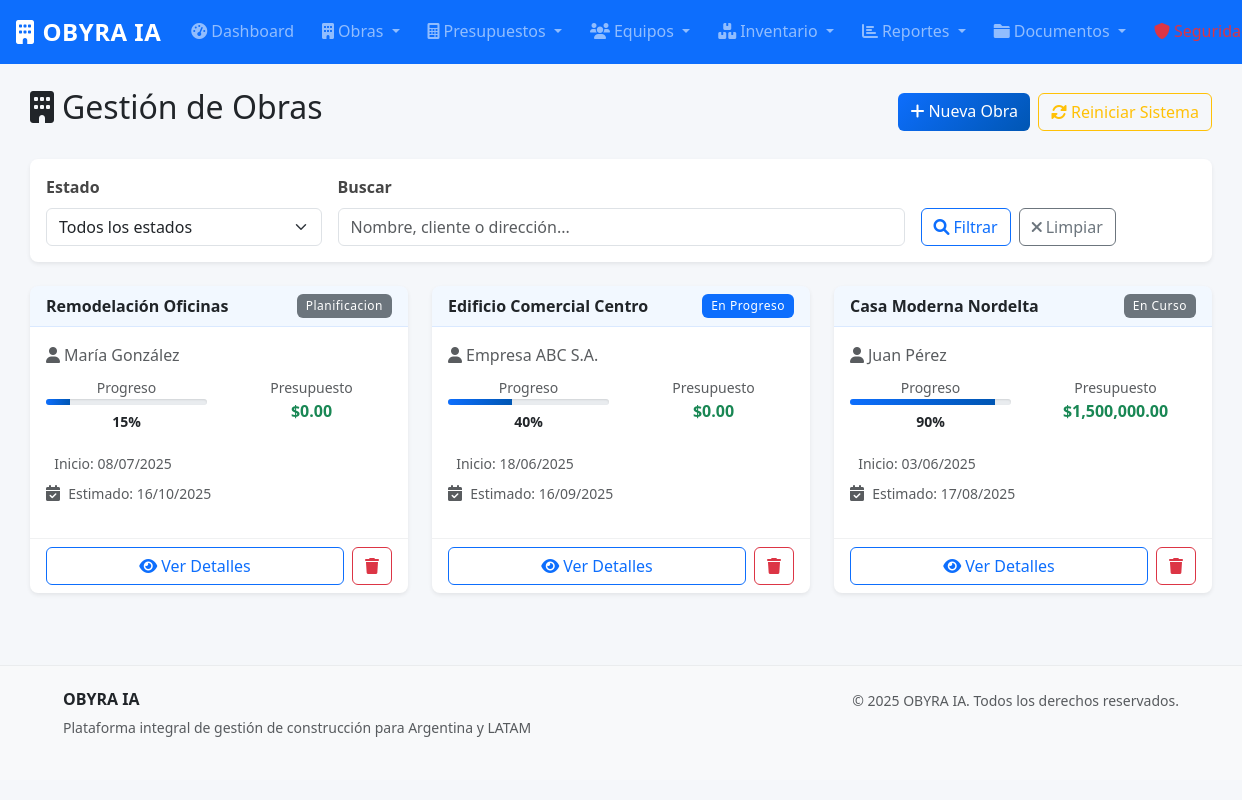
Page /obras/ (signed in) on the earlier database version.
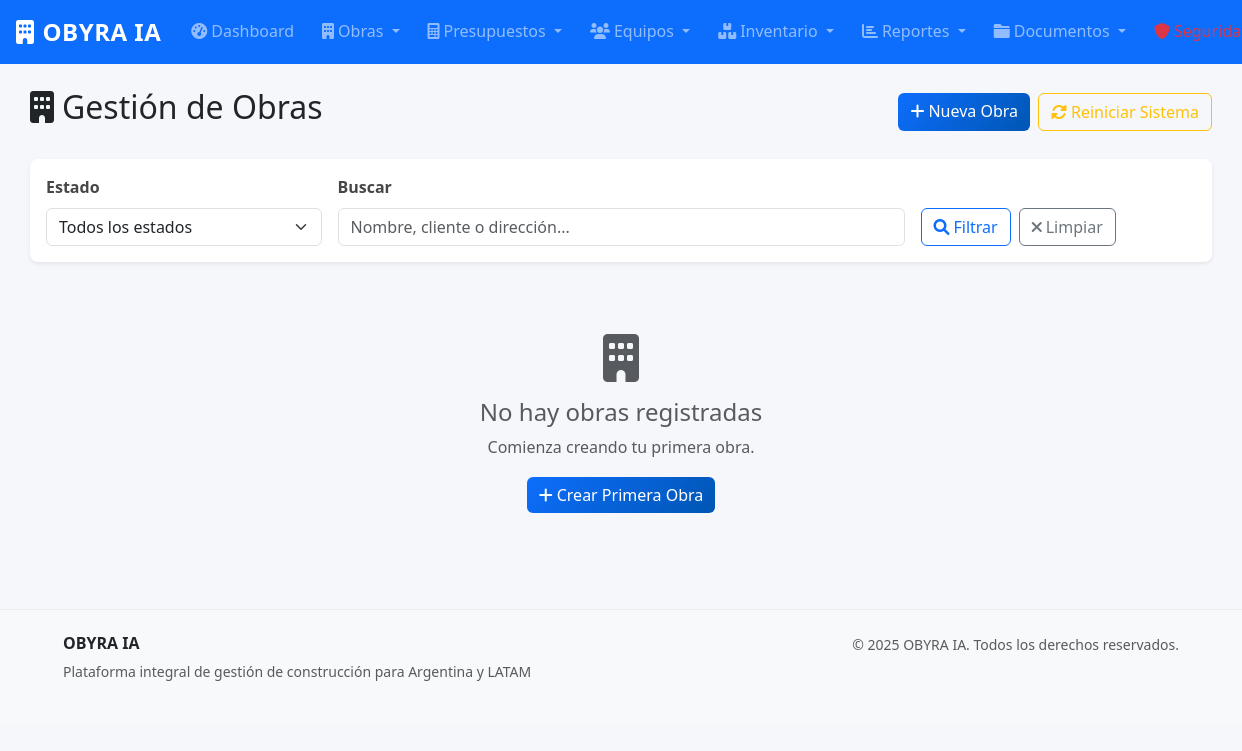
Same page on the later database version.
### models.py (models this page shows, shortened)
class Obra(db.Model):
    __tablename__ = 'obras'
    id = db.Column(db.Integer, primary_key=True)
    nombre = db.Column(db.String(200), nullable=False)
    descripcion = db.Column(db.Text)
    direccion = db.Column(db.String(300))
    cliente = db.Column(db.String(200), nullable=False)
    telefono_cliente = db.Column(db.String(20))
    email_cliente = db.Column(db.String(120))
    fecha_inicio = db.Column(db.Date)
    fecha_fin_estimada = db.Column(db.Date)
    fecha_fin_real = db.Column(db.Date)
    estado = db.Column(db.String(20), default='planificacion')  # planificacion, en_curso, pausada, finalizada, cancelada
    presupuesto_total = db.Column(db.Numeric(15, 2), default=0)
    costo_real = db.Column(db.Numeric(15, 2), default=0)
    progreso = db.Column(db.Integer, default=0)  # Porcentaje de avance
    fecha_creacion = db.Column(db.DateTime, default=datetime.utcnow)
    organizacion_id = db.Column(db.Integer, db.ForeignKey('organizaciones.id'), nullable=False)
    organizacion = db.relationship('Organizacion', back_populates='obras')
    etapas = db.relationship('EtapaObra', back_populates='obra', cascade='all, delete-orphan', lazy='dynamic')
    asignaciones = db.relationship('AsignacionObra', back_populates='obra', cascade='all, delete-orphan', lazy='dynamic')
    presupuestos = db.relationship('Presupuesto', back_populates='obra', lazy='dynamic')
    uso_inventario = db.relationship('UsoInventario', back_populates='obra', lazy='dynamic')

### obras.py (the view, shortened to what this page needs)
@obras_bp.route('/')
@login_required
def lista():
    if not current_user.puede_acceder_modulo('obras'):
        flash('No tienes permisos para acceder a este módulo.', 'danger')
        return redirect(url_for('reportes.dashboard'))
    estado = request.args.get('estado', '')
    buscar = request.args.get('buscar', '')
    query = Obra.query
    if estado:
        query = query.filter(Obra.estado == estado)
    obras = query.order_by(Obra.fecha_creacion.desc()).all()
    return render_template('obras/lista.html', obras=obras, estado=estado, buscar=buscar)

### templates/obras/lista.html (shortened to what this page needs)
{% extends "base.html" %}
{% block content %}
<div class="container-fluid mt-4">
    <div class="row">
        <div class="col-12">
            <div class="d-flex justify-content-between align-items-center mb-4">
                <h2><i class="fas fa-building me-2"></i>Gestión de Obras</h2>
                <div class="d-flex gap-2">
                    {% if current_user.rol in ['administrador', 'tecnico'] %}
                    <a href="{{ url_for('obras.crear') }}" class="btn btn-primary">
                        <i class="fas fa-plus me-1"></i>Nueva Obra
                    </a>
                    {% endif %}
                    {% if current_user.email in ['brenda@gmail.com', 'admin@obyra.com'] %}
                    <button type="button" class="btn btn-outline-warning" onclick="confirmarReinicio()">
                        <i class="fas fa-sync-alt me-1"></i>Reiniciar Sistema
                    </button>
                    {% endif %}
                </div>
            </div>
        </div>
    </div>
    <div class="card mb-4">
        <div class="card-body">
            <form method="GET" class="row g-3">
                <div class="col-md-3">
                    <label for="estado" class="form-label">Estado</label>
                    <select class="form-select" id="estado" name="estado">
                        <option value="">Todos los estados</option>
                    </select>
                </div>
                <div class="col-md-6">
                    <label for="buscar" class="form-label">Buscar</label>
                    <input type="text" class="form-control" id="buscar" name="buscar"
                           value="{{ buscar }}" placeholder="Nombre, cliente o dirección...">
                </div>
                <div class="col-md-3 d-flex align-items-end">
                    <button type="submit" class="btn btn-outline-primary me-2">
                        <i class="fas fa-search me-1"></i>Filtrar
                    </button>
                    <a href="{{ url_for('obras.lista') }}" class="btn btn-outline-secondary">
                        <i class="fas fa-times me-1"></i>Limpiar
                    </a>
                </div>
            </form>
        </div>
    </div>
    <div class="row">
        {% if obras %}
            {% for obra in obras %}
            <div class="col-lg-6 col-xl-4 mb-4">
                <div class="card h-100 shadow-sm">
                    <div class="card-header d-flex justify-content-between align-items-center">
                        <h6 class="mb-0 fw-bold">{{ obra.nombre }}</h6>
                        <span class="badge {{ obra.estado|estado_badge }}">
                            {{ obra.estado.replace('_', ' ').title() }}
                        </span>
                    </div>
                    <div class="card-body">
                        <p class="text-muted mb-2">
                            <i class="fas fa-user me-1"></i>{{ obra.cliente }}
                        </p>
                        <div class="row text-center mb-3">
                            <div class="col-6">
                                <small class="text-muted d-block">Progreso</small>
                                <div class="progress mb-1" style="height: 6px;">
                                    <div class="progress-bar" role="progressbar"
                                         style="width: {{ obra.progreso }}%"></div>
                                </div>
                                <small class="fw-bold">{{ obra.progreso }}%</small>
                            </div>
                            <div class="col-6">
                                <small class="text-muted d-block">Presupuesto</small>
                                <strong class="text-success">{{ obra.presupuesto_total|moneda }}</strong>
                            </div>
                        </div>
                        {% if obra.fecha_inicio %}
                        <p class="text-muted mb-1">
                            <small>Inicio: {{ obra.fecha_inicio|fecha }}</small>
                        </p>
                        {% endif %}
                        {% if obra.fecha_fin_estimada %}
                        <p class="text-muted mb-3">
                            <i class="fas fa-calendar-check me-1"></i>
                            <small>Estimado: {{ obra.fecha_fin_estimada|fecha }}</small>
                        </p>
                        {% endif %}
                    </div>
                    <div class="card-footer bg-transparent">
                        <div class="d-flex justify-content-between gap-2">
                            <a href="{{ url_for('obras.detalle', id=obra.id) }}" class="btn btn-outline-primary flex-fill">
                                <i class="fas fa-eye me-1"></i>Ver Detalles
                            </a>
                            {% if current_user.email in ['brenda@gmail.com', 'admin@obyra.com'] %}
                            <button type="button" class="btn btn-outline-danger"
                                    onclick="confirmarEliminacion('{{ obra.id }}', '{{ obra.nombre }}')">
                                <i class="fas fa-trash"></i>
                            </button>
                            {% endif %}
                        </div>
                    </div>
                </div>
            </div>
            {% endfor %}
        {% else %}
            <div class="col-12">
                <div class="text-center py-5">
                    <i class="fas fa-building fa-3x text-muted mb-3"></i>
                    <h4 class="text-muted">No hay obras registradas</h4>
                    <p class="text-muted">
                        {% if current_user.rol in ['administrador', 'tecnico'] %}
                            Comienza creando tu primera obra.
                        {% else %}
                            No tienes obras asignadas actualmente.
                        {% endif %}
                    </p>
                    {% if current_user.rol in ['administrador', 'tecnico'] %}
                    <a href="{{ url_for('obras.crear') }}" class="btn btn-primary">
                        <i class="fas fa-plus me-1"></i>Crear Primera Obra
                    </a>
                    {% endif %}
                </div>
            </div>
        {% endif %}
    </div>
</div>
{% endblock %}

### templates/base.html (shortened to what this page needs)
<!DOCTYPE html>
<html lang="es">
<head>
    <link href="https://cdn.jsdelivr.net/npm/bootstrap@5.3.0/dist/css/bootstrap.min.css" rel="stylesheet">
    <link href="https://cdnjs.cloudflare.com/ajax/libs/font-awesome/6.0.0/css/all.min.css" rel="stylesheet">
    <link rel="stylesheet" href="{{ url_for('static', filename='css/style.css') }}">
</head>
<body style="margin: 0; padding: 0; overflow-x: hidden;">
    <nav class="navbar navbar-expand-lg navbar-dark bg-primary" style="width: 100vw; margin: 0; padding: 0; position: relative; left: 50%; right: 50%; margin-left: -50vw; margin-right: -50vw;">
        <div class="container-fluid" style="width: 100%; max-width: none; padding: 0.5rem 1rem;">
            <a class="navbar-brand fw-bold" href="{{ url_for('index') }}">
                <i class="fas fa-building me-2"></i>OBYRA IA
            </a>
            {% if current_user.is_authenticated %}
            <div class="collapse navbar-collapse justify-content-between" id="navbarNav">
                <ul class="navbar-nav me-auto">
                    <li class="nav-item">
                        <a class="nav-link" href="{{ url_for('reportes.dashboard') }}">
                            <i class="fas fa-tachometer-alt me-1"></i>Dashboard
                        </a>
                    </li>
                    {% if current_user.puede_acceder_modulo('obras') %}
                    <li class="nav-item dropdown">
                        <a class="nav-link dropdown-toggle" href="#" id="navbarObras" role="button" data-bs-toggle="dropdown">
                            <i class="fas fa-building me-1"></i>Obras
                        </a>
                    </li>
                    {% endif %}
                    {% if current_user.puede_acceder_modulo('presupuestos') %}
                    <li class="nav-item dropdown">
                        <a class="nav-link dropdown-toggle" href="#" id="navbarPresupuestos" role="button" data-bs-toggle="dropdown">
                            <i class="fas fa-calculator me-1"></i>Presupuestos
                        </a>
                    </li>
                    {% endif %}
                    {% if current_user.puede_acceder_modulo('equipos') %}
                    <li class="nav-item dropdown">
                        <a class="nav-link dropdown-toggle" href="#" id="navbarEquipos" role="button" data-bs-toggle="dropdown">
                            <i class="fas fa-users me-1"></i>Equipos
                        </a>
                    </li>
                    {% endif %}
                    {% if current_user.puede_acceder_modulo('inventario') %}
                    <li class="nav-item dropdown">
                        <a class="nav-link dropdown-toggle" href="#" id="navbarInventario" role="button" data-bs-toggle="dropdown">
                            <i class="fas fa-boxes me-1"></i>Inventario
                        </a>
                    </li>
                    {% endif %}
                    {% if current_user.puede_acceder_modulo('reportes') %}
                    <li class="nav-item dropdown">
                        <a class="nav-link dropdown-toggle" href="#" id="navbarReportes" role="button" data-bs-toggle="dropdown">
                            <i class="fas fa-chart-bar me-1"></i>Reportes
                        </a>
                    </li>
                    {% endif %}
                    <li class="nav-item dropdown">
                        <a class="nav-link dropdown-toggle" href="#" id="navbarDocumentos" role="button" data-bs-toggle="dropdown">
                            <i class="fas fa-folder me-1"></i>Documentos
                        </a>
                    </li>
                    {% if current_user.rol in ['administrador', 'tecnico'] %}
                    <li class="nav-item dropdown">
                        <a class="nav-link dropdown-toggle text-danger" href="#" id="navbarSeguridad" role="button" data-bs-toggle="dropdown">
                            <i class="fas fa-shield-alt me-1"></i>Seguridad
                        </a>
                    </li>
                    {% endif %}
                </ul>
            </div>
            {% endif %}
        </div>
    </nav>
    <main class="container-fluid">
        {% block content %}{% endblock %}
    </main>
    <footer class="bg-light mt-5 py-4">
        <div class="container">
            <div class="row">
                <div class="col-md-6">
                    <h6 class="fw-bold">OBYRA IA</h6>
                    <p class="text-muted small">
                        Plataforma integral de gestión de construcción para Argentina y LATAM
                    </p>
                </div>
                <div class="col-md-6 text-md-end">
                    <p class="text-muted small mb-0">
                        © 2025 OBYRA IA. Todos los derechos reservados.
                    </p>
                </div>
            </div>
        </div>
    </footer>
</body>
</html>

Differences in the rows shown:
removed Obra: nombre "Remodelación Oficinas", estado.replace "Planificacion", cliente "María González", progreso "15", presupuesto_total|moneda "$0.00", fecha_inicio|fecha "08/07/2025", fecha_fin_estimada|fecha "16/10/2025"
removed Obra: nombre "Edificio Comercial Centro", estado.replace "En Progreso", cliente "Empresa ABC S.A.", progreso "40", presupuesto_total|moneda "$0.00", fecha_inicio|fecha "18/06/2025", fecha_fin_estimada|fecha "16/09/2025"
removed Obra: nombre "Casa Moderna Nordelta", estado.replace "En Curso", cliente "Juan Pérez", progreso "90", presupuesto_total|moneda "$1,500,000.00", fecha_inicio|fecha "03/06/2025", fecha_fin_estimada|fecha "17/08/2025"
Other differences:
text now shown: "No hay obras registradas Comienza creando tu primera obra. Crear Primera Obra"
